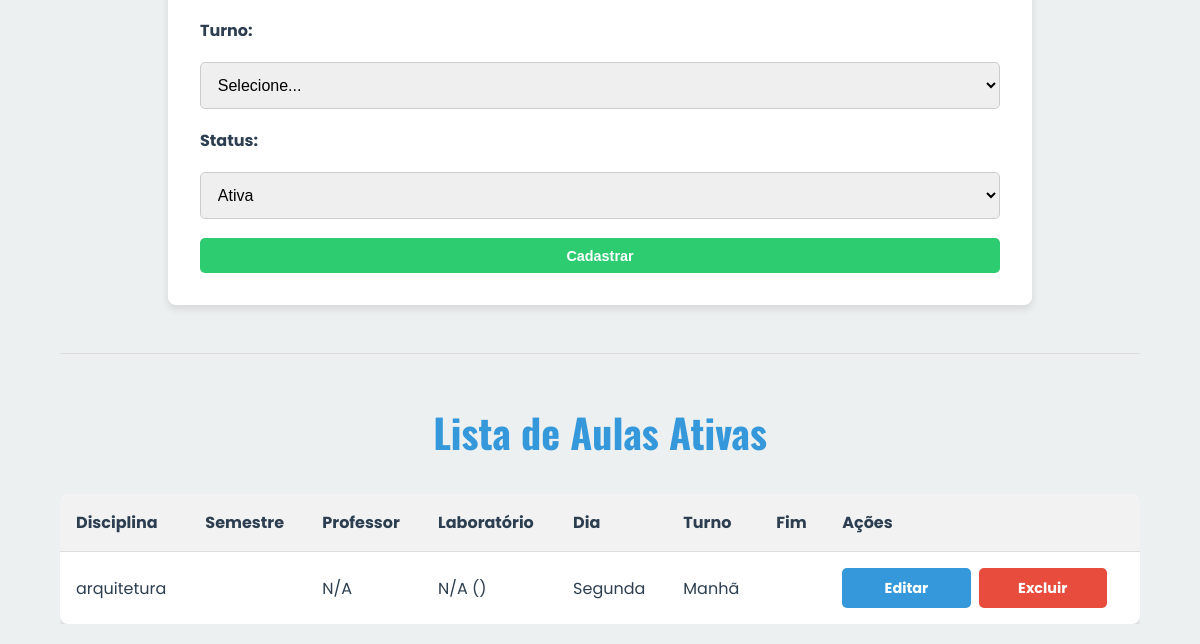
/aulas.php (signed in, lower part), run on an earlier commit of the app's database.
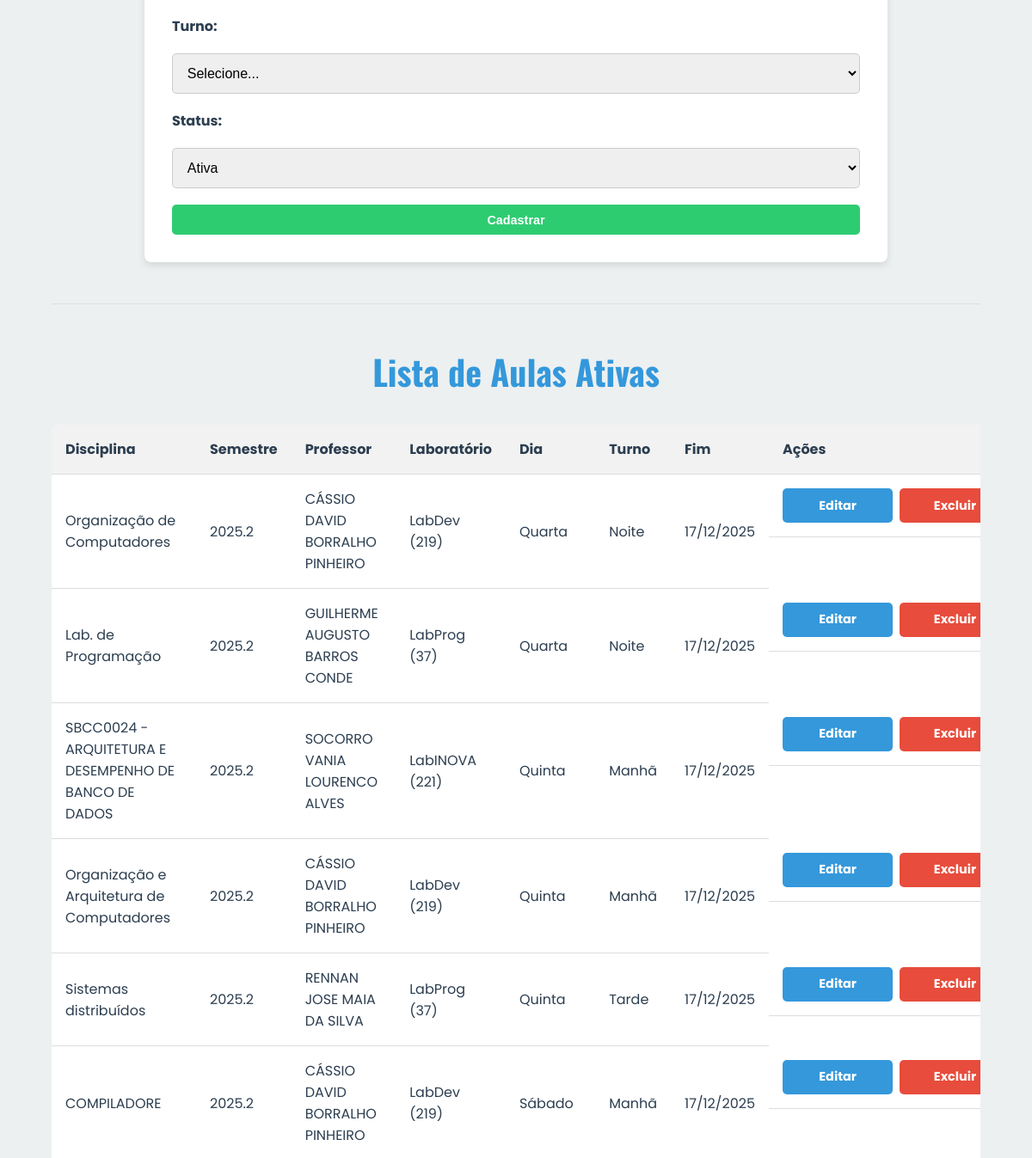
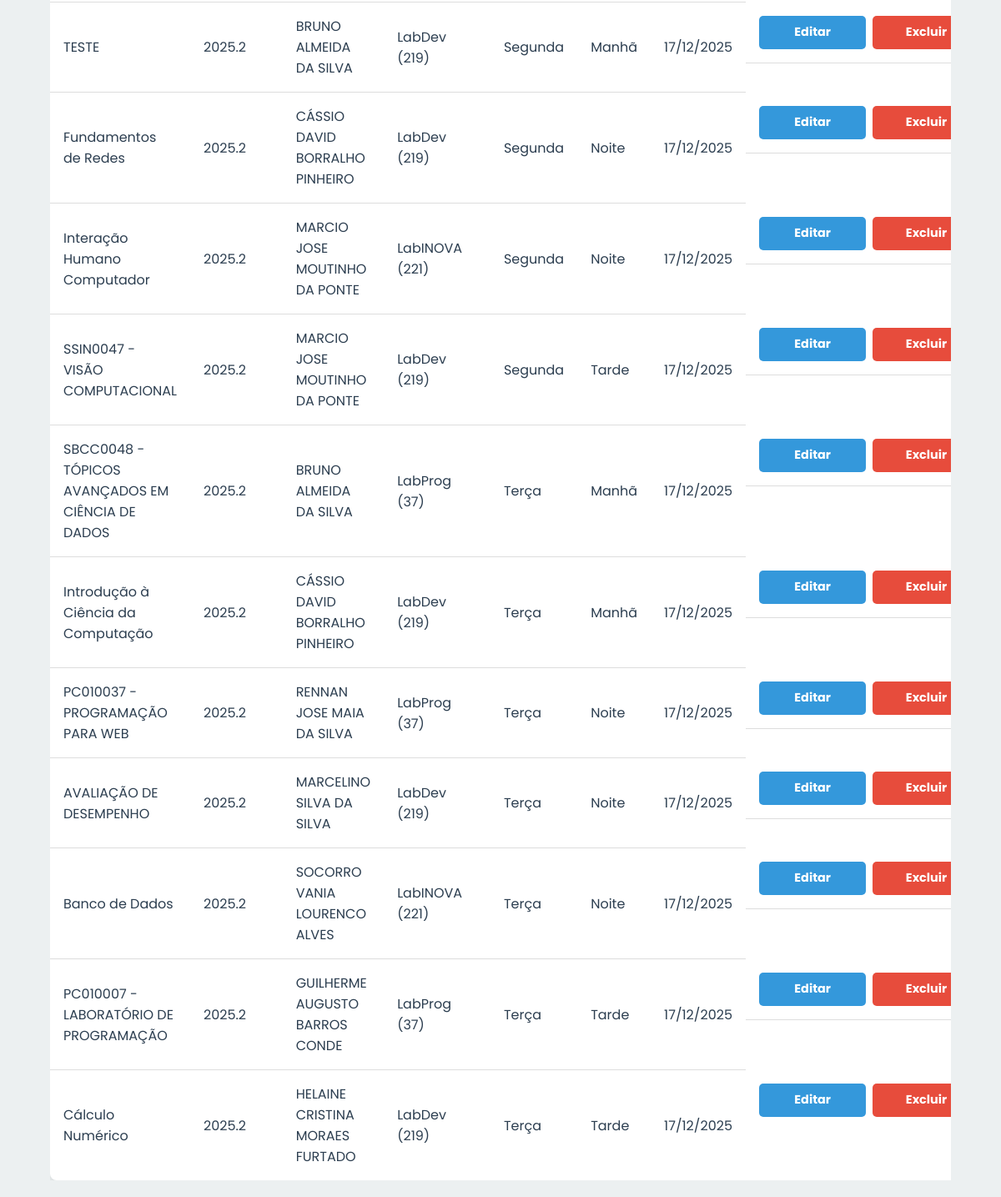
And on a later commit of the database (2 pictures, top to bottom).
### tables this page shows
CREATE TABLE `aulas` (
  `id` int(11) NOT NULL,
  `disciplina` varchar(100) NOT NULL,
  `professor_id` int(11) DEFAULT NULL,
  `laboratorio_id` int(11) DEFAULT NULL,
  `turno` varchar(50) NOT NULL,
  `dia_semana` varchar(50) NOT NULL,
  `semestre` varchar(10) DEFAULT NULL,
  `data_inicio` date DEFAULT NULL,
  `data_fim` date DEFAULT NULL,
  `status` enum('ativa','arquivada') NOT NULL DEFAULT 'ativa'
);

CREATE TABLE `professores` (
  `id` int(11) NOT NULL,
  `nome` varchar(100) NOT NULL,
  `email` varchar(100) NOT NULL,
  `telefone` varchar(20) NOT NULL,
  `matricula` varchar(255) NOT NULL,
  `area_conhecimento` varchar(100) DEFAULT NULL,
  `status` enum('ativo','inativo') NOT NULL DEFAULT 'ativo'
);

CREATE TABLE `laboratorios` (
  `id` int(11) NOT NULL,
  `nome` varchar(100) NOT NULL,
  `capacidade` int(11) DEFAULT NULL,
  `numero` varchar(255) NOT NULL,
  `projetor` tinyint(1) NOT NULL DEFAULT 0,
  `localizacao` varchar(255) DEFAULT NULL,
  `foto_url` varchar(255) DEFAULT NULL
);

### aulas.php (the view, shortened to what this page needs)
<?php
require_once "db.php";
$editando = false;
$aula_edit = null;
$sql = "SELECT a.*, p.nome AS professor_nome, l.nome AS lab_nome, l.numero
        FROM aulas a
        LEFT JOIN professores p ON a.professor_id = p.id
        LEFT JOIN laboratorios l ON a.laboratorio_id = l.id
        WHERE a.status = 'ativa'
        ORDER BY a.dia_semana, a.turno";
$aulas = $conexao->query($sql)->fetchAll(PDO::FETCH_ASSOC);
?>
<!DOCTYPE html>
<html lang="pt-br">
<head>
  <link rel="stylesheet" href="css/style.css">
  <link rel="stylesheet" href="https://cdnjs.cloudflare.com/ajax/libs/font-awesome/6.4.0/css/all.min.css">
</head>
<body>
  <div class="container">
    <form method="POST" class="card">
      <label>Turno:</label>
      <select name="turno" required>
        <option value="">Selecione...</option>
      </select>
      <label>Status:</label>
      <select name="status" required>
        <option value="ativa" <?= (($aula_edit['status'] ?? 'ativa') === 'ativa') ? "selected" : "" ?>>Ativa</option>
      </select>
      <button type="submit" class="btn"><?= $editando ? "Atualizar" : "Cadastrar" ?></button>
    </form>
    <hr>
    <h2>Lista de Aulas Ativas</h2>
    <div class="table-container">
        <table>
          <tr>
            <th>Disciplina</th>
            <th>Semestre</th>
            <th>Professor</th>
            <th>Laboratório</th>
            <th>Dia</th>
            <th>Turno</th>
            <th>Fim</th>
            <th>Ações</th>
          </tr>
          <?php foreach ($aulas as $a): ?>
            <tr>
              <td><?= htmlspecialchars($a['disciplina']) ?></td>
              <td><?= htmlspecialchars($a['semestre']) ?></td>
              <td><?= htmlspecialchars($a['professor_nome'] ?? 'N/A') ?></td>
              <td><?= htmlspecialchars($a['lab_nome'] ?? 'N/A') ?> (<?= $a['numero'] ?? '' ?>)</td>
              <td><?= ucfirst($a['dia_semana']) ?></td>
              <td><?= ucfirst($a['turno']) ?></td>
              <td><?= !empty($a['data_fim']) ? date('d/m/Y', strtotime($a['data_fim'])) : '' ?></td>
              <td>
                <a href="?editar=<?= $a['id'] ?>" class="btn">Editar</a>
                <a href="?excluir=<?= $a['id'] ?>" class="btn btn-danger" onclick="return confirm('Tem certeza que deseja EXCLUIR PERMANENTEMENTE esta aula? Esta ação não pode ser desfeita.')">Excluir</a>
              </td>
            </tr>
          <?php endforeach; ?>
        </table>
    </div>
  </div>
</body>
</html>

What changed in the data, as far as the page shows it:
removed aulas: disciplina "arquitetura", professor_nome "N/A", lab_nome "N/A", dia_semana "Segunda", turno "Manhã"
added aulas: disciplina "Organização de Computadores", semestre "2025.2", professor.nome "CÁSSIO DAVID BORRALHO PINHEIRO", laboratorio.nome "LabDev", laboratorio.numero "219", dia_semana "Quarta", turno "Noite", data_fim "17/12/2025"
added aulas: disciplina "Lab. de Programação", semestre "2025.2", professor.nome "GUILHERME AUGUSTO BARROS CONDE", laboratorio.nome "LabProg", laboratorio.numero "37", dia_semana "Quarta", turno "Noite", data_fim "17/12/2025"
added aulas: disciplina "SBCC0024 - ARQUITETURA E DESEMPENHO DE BANCO DE DADOS", semestre "2025.2", professor.nome "SOCORRO VANIA LOURENCO ALVES", laboratorio.nome "LabINOVA", laboratorio.numero "221", dia_semana "Quinta", turno "Manhã", data_fim "17/12/2025"
added aulas: disciplina "Organização e Arquitetura de Computadores", semestre "2025.2", professor.nome "CÁSSIO DAVID BORRALHO PINHEIRO", laboratorio.nome "LabDev", laboratorio.numero "219", dia_semana "Quinta", turno "Manhã", data_fim "17/12/2025"
added aulas: disciplina "Sistemas distribuídos", semestre "2025.2", professor.nome "RENNAN JOSE MAIA DA SILVA", laboratorio.nome "LabProg", laboratorio.numero "37", dia_semana "Quinta", turno "Tarde", data_fim "17/12/2025"
added aulas: disciplina "COMPILADORE", semestre "2025.2", professor.nome "CÁSSIO DAVID BORRALHO PINHEIRO", laboratorio.nome "LabDev", laboratorio.numero "219", dia_semana "Sábado", turno "Manhã", data_fim "17/12/2025"
added aulas: disciplina "TESTE", semestre "2025.2", professor.nome "BRUNO ALMEIDA DA SILVA", laboratorio.nome "LabDev", laboratorio.numero "219", dia_semana "Segunda", turno "Manhã", data_fim "17/12/2025"
added aulas: disciplina "Fundamentos de Redes", semestre "2025.2", professor.nome "CÁSSIO DAVID BORRALHO PINHEIRO", laboratorio.nome "LabDev", laboratorio.numero "219", dia_semana "Segunda", turno "Noite", data_fim "17/12/2025"
added aulas: disciplina "Interação Humano Computador", semestre "2025.2", professor.nome "MARCIO JOSE MOUTINHO DA PONTE", laboratorio.nome "LabINOVA", laboratorio.numero "221", dia_semana "Segunda", turno "Noite", data_fim "17/12/2025"
added aulas: disciplina "SSIN0047 - VISÃO COMPUTACIONAL", semestre "2025.2", professor.nome "MARCIO JOSE MOUTINHO DA PONTE", laboratorio.nome "LabDev", laboratorio.numero "219", dia_semana "Segunda", turno "Tarde", data_fim "17/12/2025"
added aulas: disciplina "SBCC0048 - TÓPICOS AVANÇADOS EM CIÊNCIA DE DADOS", semestre "2025.2", professor.nome "BRUNO ALMEIDA DA SILVA", laboratorio.nome "LabProg", laboratorio.numero "37", dia_semana "Terça", turno "Manhã", data_fim "17/12/2025"
added aulas: disciplina "Introdução à Ciência da Computação", semestre "2025.2", professor.nome "CÁSSIO DAVID BORRALHO PINHEIRO", laboratorio.nome "LabDev", laboratorio.numero "219", dia_semana "Terça", turno "Manhã", data_fim "17/12/2025"
added aulas: disciplina "PC010037 - PROGRAMAÇÃO PARA WEB", semestre "2025.2", professor.nome "RENNAN JOSE MAIA DA SILVA", laboratorio.nome "LabProg", laboratorio.numero "37", dia_semana "Terça", turno "Noite", data_fim "17/12/2025"
added aulas: disciplina "AVALIAÇÃO DE DESEMPENHO", semestre "2025.2", professor.nome "MARCELINO SILVA DA SILVA", laboratorio.nome "LabDev", laboratorio.numero "219", dia_semana "Terça", turno "Noite", data_fim "17/12/2025"
added aulas: disciplina "Banco de Dados", semestre "2025.2", professor.nome "SOCORRO VANIA LOURENCO ALVES", laboratorio.nome "LabINOVA", laboratorio.numero "221", dia_semana "Terça", turno "Noite", data_fim "17/12/2025"
added aulas: disciplina "PC010007 - LABORATÓRIO DE PROGRAMAÇÃO", semestre "2025.2", professor.nome "GUILHERME AUGUSTO BARROS CONDE", laboratorio.nome "LabProg", laboratorio.numero "37", dia_semana "Terça", turno "Tarde", data_fim "17/12/2025"
added aulas: disciplina "Cálculo Numérico", semestre "2025.2", professor.nome "HELAINE CRISTINA MORAES FURTADO", laboratorio.nome "LabDev", laboratorio.numero "219", dia_semana "Terça", turno "Tarde", data_fim "17/12/2025"
